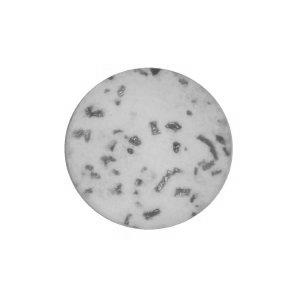
#> input picture data_grayscale/test/images/229.jpg, 297 x 297 px, found by its file name
$ jupyter execute 'Cartesian2Polar-v3-working for color_Not_sure.ipynb'
#> lines starting #> are read from the running program, lines starting #| are printed output that depends on the picture
[cell 1]
# Convert Image to Polar Coords

[cell 2]
import numpy as np
import scipy as sp
import scipy.ndimage
from PIL import Image
import matplotlib.pyplot as plt

[cell 3]
def plot_polar_image(data, origin=None):
    """Plots an image reprojected into polar coordinages with the origin
    at "origin" (a tuple of (x0, y0), defaults to the center of the image)"""
    polar_grid, r, theta = reproject_image_into_polar(data, origin)
    plt.figure()
    plt.imshow(polar_grid, extent=(theta.min(), theta.max(), r.max(), r.min()))
    plt.axis('auto')
    plt.ylim(plt.ylim()[::-1])
    plt.xlabel('Theta Coordinate (radians)')
    plt.ylabel('R Coordinate (pixels)')
    plt.title('Image in Polar Coordinates')

[cell 4]
def index_coords(data, origin=None):
    """Creates x & y coords for the indicies in a numpy array "data".
    "origin" defaults to the center of the image. Specify origin=(0,0)
    to set the origin to the lower left corner of the image."""
    ny, nx = data.shape[:2]
    if origin is None:
        origin_x, origin_y = nx // 2, ny // 2
    else:
        origin_x, origin_y = origin
    x, y = np.meshgrid(np.arange(nx), np.arange(ny))
    x -= origin_x
    y -= origin_y
    return x, y

def cart2polar(x, y):
    r = np.sqrt(x**2 + y**2)
    theta = np.arctan2(y, x)
    return r, theta

def polar2cart(r, theta):
    x = r * np.cos(theta)
    y = r * np.sin(theta)
    return x, y

[cell 5]
def reproject_image_into_polar(data, origin=None):
    """Reprojects a 3D numpy array ("data") into a polar coordinate system.
    "origin" is a tuple of (x0, y0) and defaults to the center of the image."""
    ny, nx = data.shape[:2]
    if origin is None:
        origin = (nx//2, ny//2)

    # Determine that the min and max r and theta coords will be...
    x, y = index_coords(data, origin=origin)
    r, theta = cart2polar(x, y)

    # Make a regular (in polar space) grid based on the min and max r & theta
    r_i = np.linspace(r.min(), r.max(), nx)
    theta_i = np.linspace(theta.min(), theta.max(), ny)
    theta_grid, r_grid = np.meshgrid(theta_i, r_i)

    # Project the r and theta grid back into pixel coordinates
    xi, yi = polar2cart(r_grid, theta_grid)
    xi += origin[0] # We need to shift the origin back to
    yi += origin[1] # back to the lower-left corner...
    xi, yi = xi.flatten(), yi.flatten()
    coords = np.vstack((xi, yi)) # (map_coordinates requires a 2xn array)

    # Reproject each band individually and the restack
    # (uses less memory than reprojection the 3-dimensional array in one step)
    bands = []
    for band in data.T:
        zi = sp.ndimage.map_coordinates(band, coords, order=1)
        bands.append(zi.reshape((nx, ny)))
    output = np.dstack(bands)
    return output, r_i, theta_i

[cell 6]
#im = Image.open('mri_demo.png')
im = Image.open("D:\\gitcustomers\\Pill-CBIR-Keras-CNN\\data\\test\\images\\229.jpg")
#> im is the input picture: PIL image 297x297 L; min 64, max 255, mean 237.3
im = im.convert('RGB')
#> im: PIL image 297x297 RGB
data = np.array(im)

plot_polar_image(data, origin=None)
#> in reproject_image_into_polar, `x, y = index_coords(data, origin=origin)`:
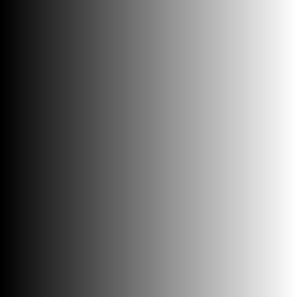
#> x: shape (297, 297) int64; min -148, max 148, mean 0; drawn with min black and max white
#> in reproject_image_into_polar, `x, y = index_coords(data, origin=origin)`:
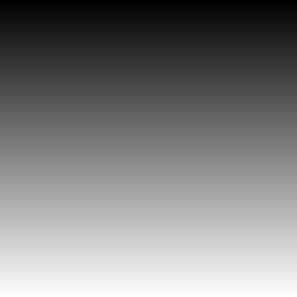
#> y: shape (297, 297) int64; min -148, max 148, mean 0; drawn with min black and max white
#> in cart2polar, `r = np.sqrt(x**2 + y**2)`:
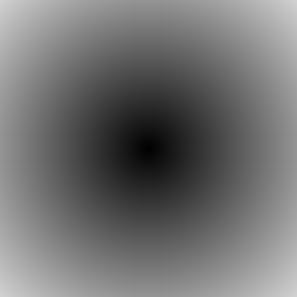
#> r: shape (297, 297) float64; min 0, max 209.3, mean 113.6
#> in cart2polar, `theta = np.arctan2(y, x)`:
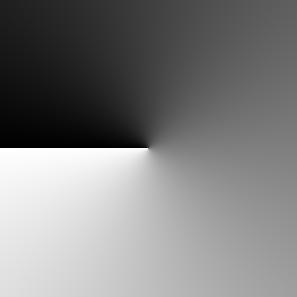
#> theta: shape (297, 297) float64; min -3.13, max 3.14, mean 0.00527; drawn with min black and max white
#> in reproject_image_into_polar, `xi, yi = polar2cart(r_grid, theta_grid)`:
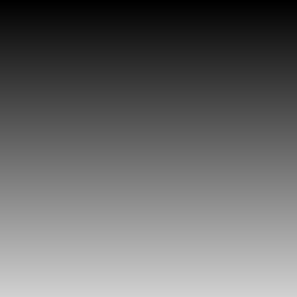
#> r_grid: shape (297, 297) float64; min 0, max 209.3, mean 104.7
#> the loop in reproject_image_into_polar, `for band in data.T:` made 3 passes
#> after the loop in reproject_image_into_polar, `for band in data.T:`: bands = 3 items
#> in reproject_image_into_polar, `output = np.dstack(bands)`:
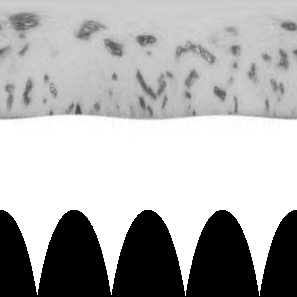
#> output: shape (297, 297, 3); min 0, max 255, mean 175.1
#> in plot_polar_image, `polar_grid, r, theta = reproject_image_into_polar(data, origin)`: r = 297 values from 0 to 209.3; theta = 297 values from -3.13 to 3.14
#plot_directional_intensity(data, origin=None)

plt.show()

[cell 7]
im = Image.open("D:\\gitcustomers\\Pill-CBIR-Keras-CNN\\data\\test\\images\\229.jpg")
im = im.convert('RGB')
data = np.array(im)
#data = np.append(data,data)

polar_grid, r, theta = reproject_image_into_polar(data)
#> the loop in reproject_image_into_polar (call 2), `for band in data.T:` made 3 passes
#> r = 297 values from 0 to 209.3; theta = 297 values from -3.13 to 3.14

plt.figure()
plt.imshow(polar_grid, extent=(theta.min(), theta.max(), r.max(), r.min()))
plt.axis('auto')
plt.ylim(plt.ylim()[::-1])
plt.xlabel('Theta Coordinate (radians)')
plt.ylabel('R Coordinate (pixels)')
plt.title('Image in Polar Coordinates')
